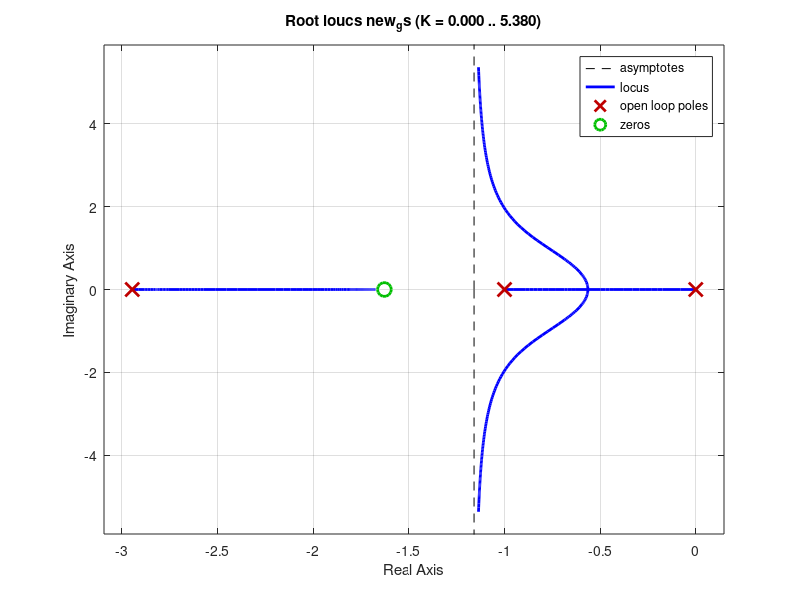

The MATLAB script that drew this image:
%exp9 lag lead compenstaor
clc
clear all
close all

g = zpk([],[0 -1], [1]);
zeta = 0.456;
wn = 2.19;
pd = (-zeta*wn)+(j*wn*sqrt(1-zeta^2))
p = [0 1];
phi = -180 + sum(angle(p+pd)*(180/pi))
pole_angle = angle(p(1)+pd)*180/(2*pi)-phi/2;
zero_angle = angle(p(1)+pd)*180/(2*pi)+phi/2;
Pc = wn*sqrt(1-zeta^2)/tand(pole_angle) + zeta*wn;
Zc = wn*sqrt(1-zeta^2)/tand(zero_angle) + zeta*wn; 
Kc = abs((pd+Pc)* pd*(pd+1)/(1*(pd+Zc)));

gcs = zpk(-Zc,-Pc,Kc)
new_gs = gcs*g
rlocus(new_gs);